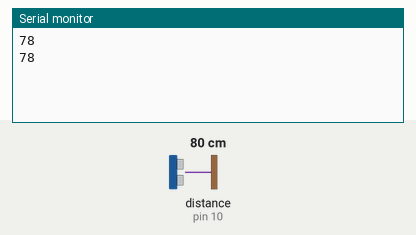
The sketch below on a simulated Arduino Uno, built with avr-gcc and run on an emulated ATmega328P. On the bench: the last lines printed to the serial monitor. Wiring (inferred from the names in the program): ultrasonic range finder: trigger pin 9; echo pin 10. The test bench sets the inputs (shaded band); at power-on: distance to the obstacle (sensor on pin 10) 80 cm. The echo pulse lasts 58.3 µs per cm.

Above: at 1.8 s.
1.9 s: distance to the obstacle (sensor on pin 10) set to 2 cm
At 2.8 s:
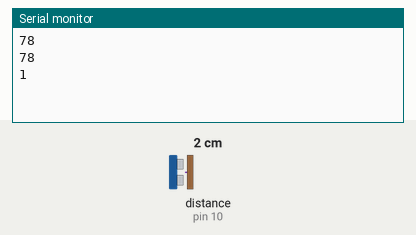
3.4 s: distance to the obstacle (sensor on pin 10) set to 4 cm
At 4.8 s:
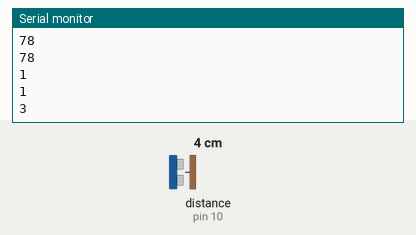
Timing chart, 0 to 6.4 s (numbered marks = the images above; inputs shaded):
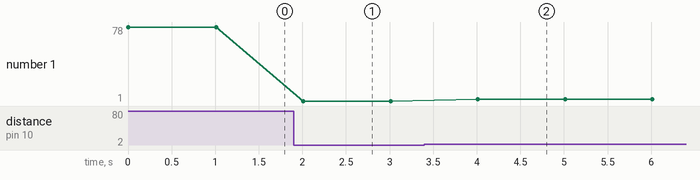

The sketch:

arduino.ino
```cpp
#define trigPin 9  // Trig pini Arduino'nun pin 9'una bağlı
#define echoPin 10 // Echo pini Arduino'nun pin 10'una bağlı

void setup() {
  Serial.begin(9600); // Seri port hızını 9600 baud olarak ayarla
  pinMode(trigPin, OUTPUT); // Trig pinini çıkış olarak ayarla
  pinMode(echoPin, INPUT);  // Echo pinini giriş olarak ayarla
}

void loop() {
  long sure;  // Sinyalin geri dönme süresi
  int mesafe; // Hesaplanan mesafe

  digitalWrite(trigPin, LOW);
  delayMicroseconds(2);
  digitalWrite(trigPin, HIGH);
  delayMicroseconds(10);
  digitalWrite(trigPin, LOW);

  sure = pulseIn(echoPin, HIGH);
  mesafe = sure * 0.034 / 2; // Mesafeyi santimetre cinsinden hesapla

  Serial.println(mesafe); // Mesafeyi seri port üzerinden gönder
  delay(1000); // 1 saniye bekle
}
```

Measured:
- after the input at 1.9 s, the serial monitor: prints a new line after 0.11 s (image 1)
- after the input at 3.4 s, the serial monitor: prints a new line after 0.61 s (image 2)
- plotted number 1: 78 → 1 after the input at 1.9 s, 1 → 3 after the input at 3.4 s
